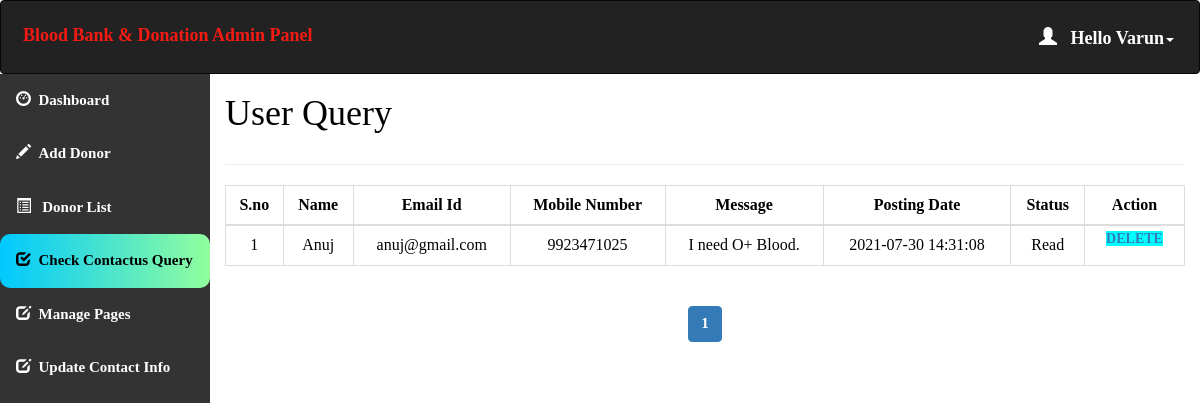
Screenshot of /query.php (signed in) with the database file from the repository.
### tables this page shows
create table contact_query(
query_id int auto_increment Not Null,
query_name varchar(100) NOT NULL,
query_mail varchar(120) NOT NULL,
query_number char(11) NOT NULL,
query_message longtext NOT NULL,
query_date timestamp NOT NULL DEFAULT CURRENT_TIMESTAMP,
query_status int(11) DEFAULT NULL,
Primary key(query_id)
);

### query.php (the view, shortened to what this page needs)
<html>
<head>
  <link rel="stylesheet" href="https://maxcdn.bootstrapcdn.com/bootstrap/3.4.1/css/bootstrap.min.css">
</head>
<?php
include 'conn.php';
  if (isset($_SESSION['loggedin']) && $_SESSION['loggedin'] == true) {
  ?>
<body style="color:black">
<div id="header">
<?php include 'header.php';
?>
</div>
<div id="sidebar">
<?php $active="query"; include 'sidebar.php'; ?>
</div>
<div id="content" >
  <div class="content-wrapper">
    <div class="container-fluid">
      <div class="row">
        <div class="col-md-12 lg-12 sm-12">
          <h1 class="page-title">User Query</h1>
        </div>
      </div>
      <hr>
      <?php
        include 'conn.php';
          $limit = 10;
          if(isset($_GET['page'])){
            $page = $_GET['page'];
          }else{
            $page = 1;
          }
          $offset = ($page - 1) * $limit;
          $count=$offset+1;
        $sql= "select * from contact_query LIMIT {$offset},{$limit}";
        $result=mysqli_query($conn,$sql);
        if(mysqli_num_rows($result)>0)   {
       ?>
       <div class="table-responsive">
      <table class="table table-bordered" style="text-align:center">
          <thead style="text-align:center">
          <th style="text-align:center">S.no</th>
          <th style="text-align:center">Name</th>
          <th style="text-align:center">Email Id</th>
          <th style="text-align:center">Mobile Number</th>
          <th style="text-align:center">Message</th>
          <th style="text-align:center">Posting Date</th>
          <th style="text-align:center">Status</th>
          <th style="text-align:center">Action</th>
          </thead>
          <tbody>
            <?php
            while($row = mysqli_fetch_assoc($result)) { ?>
          <tr>
                  <td><?php echo $count++; ?></td>
                  <td><?php echo $row['query_name']; ?></td>
                  <td><?php echo $row['query_mail']; ?></td>
                  <td><?php echo $row['query_number']; ?></td>
                  <td><?php echo $row['query_message']; ?></td>
                  <td><?php echo $row['query_date']; ?></td>
                  <?php if($row['query_status']==1)
{
?><td>Read<br></td>
<?php } else {?>
<td><a href="query.php?id=<?php echo $row['query_id'];?>" onclick="clickme()"><b id="demo">Pending</b></a><br>
</td>
<?php } ?>
                    <td id="he" style="width:100px">
                    <a style="background-color:aqua" href='delete_query.php?id=<?php echo $row['query_id']; ?>'> Delete </a>
                </td>
              </tr>
            <?php } ?>
          </tbody>
      </table>
    </div>
    <?php } ?>
    <div class="table-responsive"style="text-align:center;align:center">
        <?php
        $sql1 = "SELECT * FROM contact_query";
        $result1 = mysqli_query($conn, $sql1) or die("Query Failed.");
        if(mysqli_num_rows($result1) > 0){
          $total_records = mysqli_num_rows($result1);
          $total_page = ceil($total_records / $limit);
          echo '<ul class="pagination admin-pagination">';
          for($i = 1; $i <= $total_page; $i++){
            if($i == $page){
              $active = "active";
            }else{
              $active = "";
            }
            echo '<li class="'.$active.'"><a href="query.php?page='.$i.'">'.$i.'</a></li>';
          }
          echo '</ul>';
        }
        ?>
        </div>
      </div>
    </div>
   <?php }
    ?>
</body>
</html>

### header.php (shortened to what this page needs)
<!DOCTYPE html>
<html>
<head>
  <link rel="stylesheet" href="https://maxcdn.bootstrapcdn.com/bootstrap/3.4.1/css/bootstrap.min.css">
</head>
<body>
<nav class="navbar navbar-inverse">
  <div class="container-fluid">
    <div class="navbar-header">
      <a class="navbar-brand" id="qq" href="dashboard.php" style="color:#F51A14;">Blood Bank & Donation Admin Panel</a>
    </div>
    <ul class="nav navbar-nav navbar-right">
      <li class="dropdown"><a class="dropdown-toggle" id="qw" data-toggle="dropdown" href="#" style="font-weight:bold;color:white "> <span class="glyphicon glyphicon-user"></span>&nbsp&nbsp
        <?php
        include 'conn.php';
        $username=$_SESSION['username'];
        $sql="select * from admin_info where admin_username='$username'";
        $result=mysqli_query($conn,$sql) or die("query failed.");
        $row=mysqli_fetch_assoc($result);
        echo "Hello ".$row['admin_name'];
       ?><span class="caret"></span></a>
    </li>
    </ul>
  </div>
</nav>
</body></html>

### sidebar.php (shortened to what this page needs)
<!DOCTYPE html>
<html>
<head>
    <link rel="stylesheet" href="https://maxcdn.bootstrapcdn.com/bootstrap/3.4.0/css/bootstrap.min.css">
</head>
<body>
<div class="sidebar" ><b>
  <a href="dashboard.php"   <?php if($active=='dashboard') echo "class='act'"; ?>><span class="glyphicon glyphicon-dashboard"></span>&nbsp&nbspDashboard</a>
  <a href="add_donor.php"   <?php if($active=='add') echo "class='act'"; ?>><span class="glyphicon glyphicon-pencil"></span>&nbsp&nbspAdd Donor</a>
  <a href="donor_list.php"   <?php if($active=='list') echo "class='act'"; ?>><span class="glyphicon glyphicon-list-alt"></span>&nbsp&nbsp Donor List</a>
  <a href="query.php"   <?php if($active=='query') echo "class='act'"; ?>><span class="glyphicon glyphicon-check"></span>&nbsp&nbspCheck Contactus Query</a>
    <a href="pages.php"   <?php if($active=='pages') echo "class='act'"; ?>><span class="glyphicon glyphicon-edit"></span>&nbsp&nbspManage Pages</a>
  <a href="update_contact.php"   <?php if($active=='contact') echo "class='act'"; ?>><span class="glyphicon glyphicon-edit"></span>&nbsp&nbspUpdate Contact Info</a>
</div>

### query.php (style rules this page uses)
#sidebar { position:relative;margin-top:-20px }
#content { position:relative;margin-left:210px }
#he { font-size: 14px; font-weight: 600; text-transform: uppercase; padding: 3px 7px; color: #fff; text-decoration: none; border-radius: 3px; align:center }

### header.php (style rules this page uses)
.navbar { background-color: #333333 ; padding: 10px 10px; color:#FF0404 ; }
.navbar a { float: left; color: white; text-align: center; padding: 12px; text-decoration: none; font-size: 18px; line-height: 25px; }
.navbar-brand { font-size: 25px; font-weight: bold; }
.navbar a { float: none; display: block; text-align: left; }
.navbar-right { float: none; }

### sidebar.php (style rules this page uses)
body { margin: 0; font-family: 'Averia Gruesa Libre';font-size: 15px; color:#F8F9F9; }
.sidebar { margin: 0; padding: 0; width: 210px; background-color: #333333; position: fixed; height: 100%; overflow: auto; }
.sidebar a { display: block; color: white; padding: 16px; text-decoration: none; }
a.act { background: linear-gradient(to right, #00C9FF 0%, #92FE9D 100%); color: black; border-radius:10px; }

### rows the page displays
contact_query: query_name "Anuj", query_mail "anuj@gmail.com", query_number "9923471025", query_message "I need O+ Blood.", query_date "2021-07-30 14:31:08", query_status "Read"

### other values shown
$row['admin_name'] "Varun"
